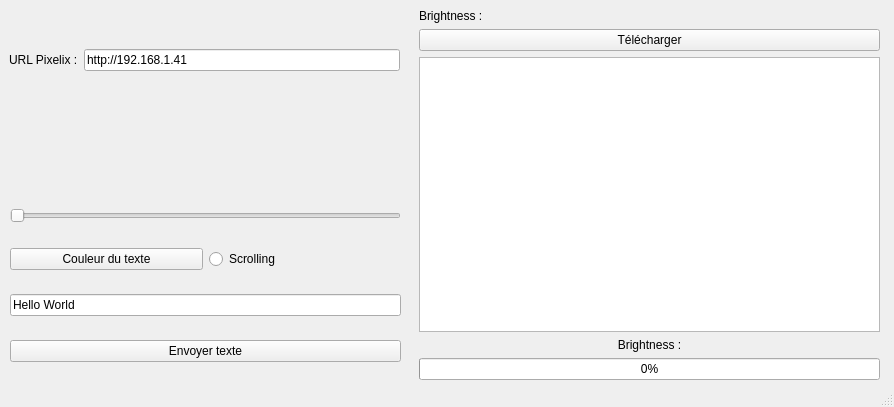
<?xml version="1.0" encoding="UTF-8"?>
<ui version="4.0">
 <class>fenetre</class>
 <widget class="QMainWindow" name="fenetre">
  <property name="geometry">
   <rect>
    <x>0</x>
    <y>0</y>
    <width>894</width>
    <height>407</height>
   </rect>
  </property>
  <property name="windowTitle">
   <string>Paramètrage pour afficheur Pixelix</string>
  </property>
  <widget class="QWidget" name="centralwidget">
   <widget class="QWidget" name="verticalLayoutWidget">
    <property name="geometry">
     <rect>
      <x>9</x>
      <y>10</y>
      <width>391</width>
      <height>101</height>
     </rect>
    </property>
    <layout class="QVBoxLayout" name="verticalLayout" stretch="0">
     <item>
      <layout class="QHBoxLayout" name="horizontalLayout">
       <item>
        <widget class="QLabel" name="urlLabel">
         <property name="text">
          <string>URL Pixelix :</string>
         </property>
        </widget>
       </item>
       <item>
        <widget class="QLineEdit" name="urlEdit">
         <property name="text">
          <string>http://192.168.1.41</string>
         </property>
        </widget>
       </item>
      </layout>
     </item>
    </layout>
   </widget>
   <widget class="QWidget" name="verticalLayoutWidget_2">
    <property name="geometry">
     <rect>
      <x>10</x>
      <y>230</y>
      <width>391</width>
      <height>151</height>
     </rect>
    </property>
    <layout class="QVBoxLayout" name="verticalLayout_2">
     <item>
      <layout class="QHBoxLayout" name="horizontalLayout_2">
       <item>
        <widget class="QPushButton" name="couleurButton">
         <property name="text">
          <string>Couleur du texte</string>
         </property>
        </widget>
       </item>
       <item>
        <widget class="QRadioButton" name="ScrollButton">
         <property name="text">
          <string>Scrolling</string>
         </property>
        </widget>
       </item>
      </layout>
     </item>
     <item>
      <widget class="QLineEdit" name="send_txt">
       <property name="text">
        <string>Hello World</string>
       </property>
      </widget>
     </item>
     <item>
      <widget class="QPushButton" name="envoyerButton">
       <property name="text">
        <string>Envoyer texte</string>
       </property>
      </widget>
     </item>
    </layout>
   </widget>
   <widget class="QWidget" name="verticalLayoutWidget_3">
    <property name="geometry">
     <rect>
      <x>419</x>
      <y>9</y>
      <width>461</width>
      <height>371</height>
     </rect>
    </property>
    <layout class="QVBoxLayout" name="verticalLayout_3">
     <item>
      <widget class="QLabel" name="configLabel">
       <property name="text">
        <string>Brightness :</string>
       </property>
      </widget>
     </item>
     <item>
      <widget class="QPushButton" name="telechargementButton">
       <property name="text">
        <string>Télécharger</string>
       </property>
      </widget>
     </item>
     <item>
      <widget class="QTextBrowser" name="textBrowser"/>
     </item>
     <item>
      <widget class="QLabel" name="brightnessLabel">
       <property name="text">
        <string>Brightness :</string>
       </property>
       <property name="alignment">
        <set>Qt::AlignCenter</set>
       </property>
      </widget>
     </item>
     <item>
      <widget class="QProgressBar" name="brightnessprogressBar">
       <property name="value">
        <number>0</number>
       </property>
      </widget>
     </item>
    </layout>
   </widget>
   <widget class="QSlider" name="horizontalSlider">
    <property name="geometry">
     <rect>
      <x>10</x>
      <y>200</y>
      <width>391</width>
      <height>31</height>
     </rect>
    </property>
    <property name="maximum">
     <number>255</number>
    </property>
    <property name="orientation">
     <enum>Qt::Horizontal</enum>
    </property>
   </widget>
  </widget>
  <widget class="QStatusBar" name="statusbar"/>
 </widget>
 <resources/>
 <connections>
  <connection>
   <sender>telechargementButton</sender>
   <signal>clicked()</signal>
   <receiver>fenetre</receiver>
   <slot>telecharger_brightness()</slot>
   <hints>
    <hint type="sourcelabel">
     <x>421</x>
     <y>55</y>
    </hint>
    <hint type="destinationlabel">
     <x>279</x>
     <y>109</y>
    </hint>
   </hints>
  </connection>
  <connection>
   <sender>envoyerButton</sender>
   <signal>clicked()</signal>
   <receiver>fenetre</receiver>
   <slot>envoyer_txt()</slot>
   <hints>
    <hint type="sourcelabel">
     <x>283</x>
     <y>363</y>
    </hint>
    <hint type="destinationlabel">
     <x>363</x>
     <y>297</y>
    </hint>
   </hints>
  </connection>
  <connection>
   <sender>couleurButton</sender>
   <signal>clicked()</signal>
   <receiver>fenetre</receiver>
   <slot>choixcouleur()</slot>
   <hints>
    <hint type="sourcelabel">
     <x>122</x>
     <y>279</y>
    </hint>
    <hint type="destinationlabel">
     <x>131</x>
     <y>297</y>
    </hint>
   </hints>
  </connection>
  <connection>
   <sender>urlEdit</sender>
   <signal>textChanged(QString)</signal>
   <receiver>fenetre</receiver>
   <slot>changer_url()</slot>
   <hints>
    <hint type="sourcelabel">
     <x>164</x>
     <y>61</y>
    </hint>
    <hint type="destinationlabel">
     <x>126</x>
     <y>97</y>
    </hint>
   </hints>
  </connection>
  <connection>
   <sender>horizontalSlider</sender>
   <signal>sliderReleased()</signal>
   <receiver>fenetre</receiver>
   <slot>change_brightness()</slot>
   <hints>
    <hint type="sourcelabel">
     <x>104</x>
     <y>209</y>
    </hint>
    <hint type="destinationlabel">
     <x>151</x>
     <y>165</y>
    </hint>
   </hints>
  </connection>
 </connections>
 <slots>
  <slot>telecharger_brightness()</slot>
  <slot>envoyer_txt()</slot>
  <slot>choixcouleur()</slot>
  <slot>changer_url()</slot>
  <slot>change_brightness()</slot>
 </slots>
</ui>
